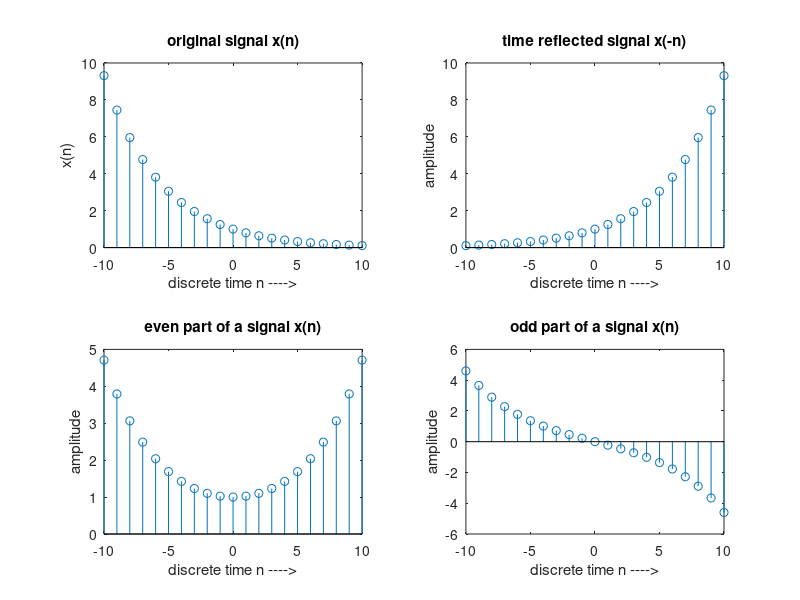
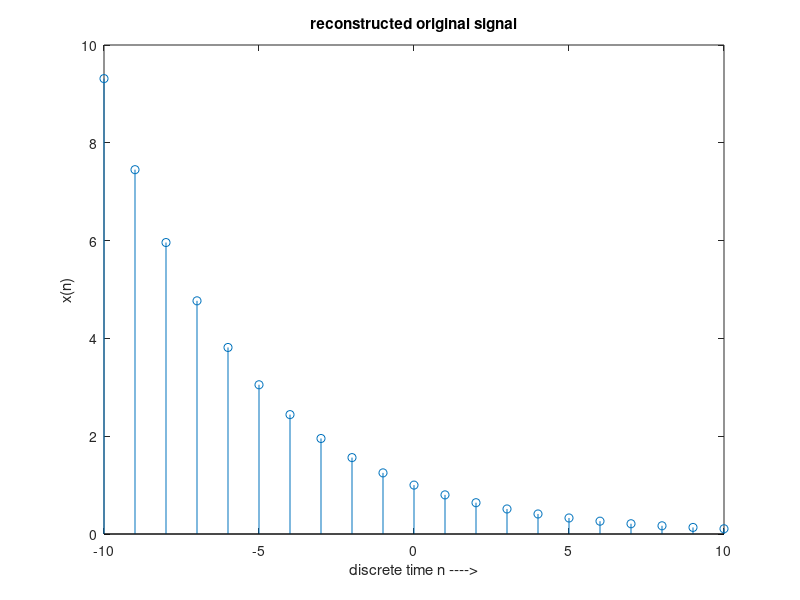
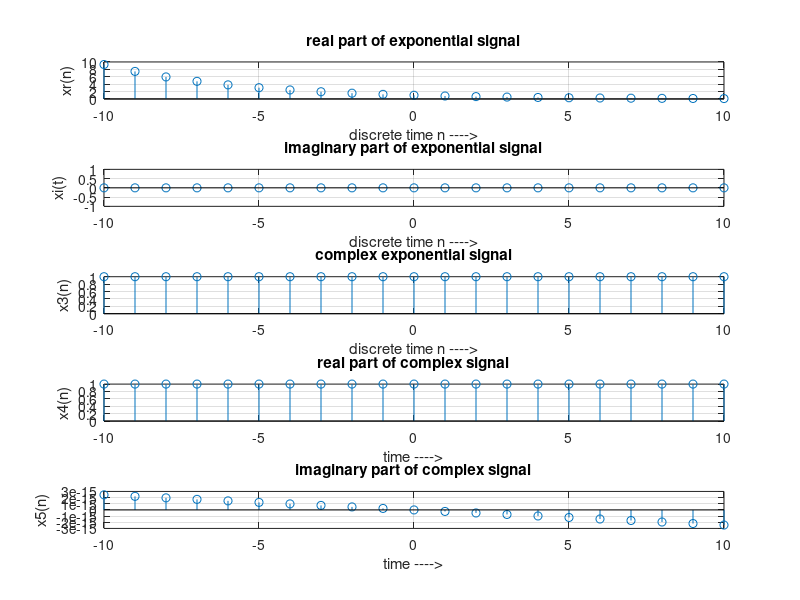

Reproduce these figures in MATLAB, in order.
clc;                          % Clear command window
clear;                        % Clear all variables from workspace
close all;                    % Close all figure windows

n = -10:1:10;                 % Define the discrete-time index range from -10 to 10
A = 0.8;                      % Amplitude factor

x1 = A.^n;                    % Define the original exponential signal x(n)
x2 = A.^(-n);                 % Time-reversed signal x(-n)

% Check if the signal is even, odd, or neither
if (x2 == x1)
    disp('The given signal is even signal');
elseif (x2 == (-x1))
    disp('The given signal is odd signal');
else
    disp('The given signal is neither even nor odd');
end

% Compute even and odd components
xe = (x1 + x2) / 2;           % Even part of the signal
xo = (x1 - x2) / 2;           % Odd part of the signal

% Plot original signal x(n)
subplot(2,2,1);
stem(n, x1);
xlabel('discrete time n ---->');
ylabel('x(n)');
title('original signal x(n)');

% Plot time-reversed signal x(-n)
subplot(2,2,2);
stem(n, x2);
xlabel('discrete time n ---->');
ylabel('amplitude');
title('time reflected signal x(-n)');

% Plot even part of signal
subplot(2,2,3);
stem(n, xe);
xlabel('discrete time n ---->');
ylabel('amplitude');
title('even part of a signal x(n)');

% Plot odd part of signal
subplot(2,2,4);
stem(n, xo);
xlabel('discrete time n ---->');
ylabel('amplitude');
title('odd part of a signal x(n)');

% Plot reconstructed signal by adding even and odd parts
figure;
stem(n, xe + xo);
xlabel('discrete time n ---->');
ylabel('x(n)');
title('reconstructed original signal');

% Compute real and imaginary parts of the exponential signal x(n)
xr = real(x1);               % Real part of original signal
xi = imag(x1);               % Imaginary part of original signal (should be zero here)

% Plot real part of the original signal
figure;
subplot(5,1,1);
stem(n, xr);
xlabel('discrete time n ---->');
ylabel('xr(n)');
title('real part of exponential signal');
grid on;

% Plot imaginary part of the original signal
subplot(5,1,2);
stem(n, xi);
xlabel('discrete time n ---->');
ylabel('xi(t)');
title('imaginary part of exponential signal');
grid on;

% Define a complex exponential signal
f = 1;                       % Frequency
x3 = exp(j * 2 * pi * f * n); % Complex exponential signal

% Plot complex exponential signal
subplot(5,1,3);
stem(n, x3);
xlabel('discrete time n ---->');
ylabel('x3(n)');
title('complex exponential signal');
grid on;

% Extract and plot real part of complex exponential signal
x4 = real(x3);
subplot(5,1,4);
stem(n, x4);
xlabel('time ---->');
ylabel('x4(n)');
title('real part of complex signal');
grid on;

% Extract and plot imaginary part of complex exponential signal
x5 = imag(x3);
subplot(5,1,5);
stem(n, x5);
xlabel('time ---->');
ylabel('x5(n)');
title('imaginary part of complex signal');
grid on;
